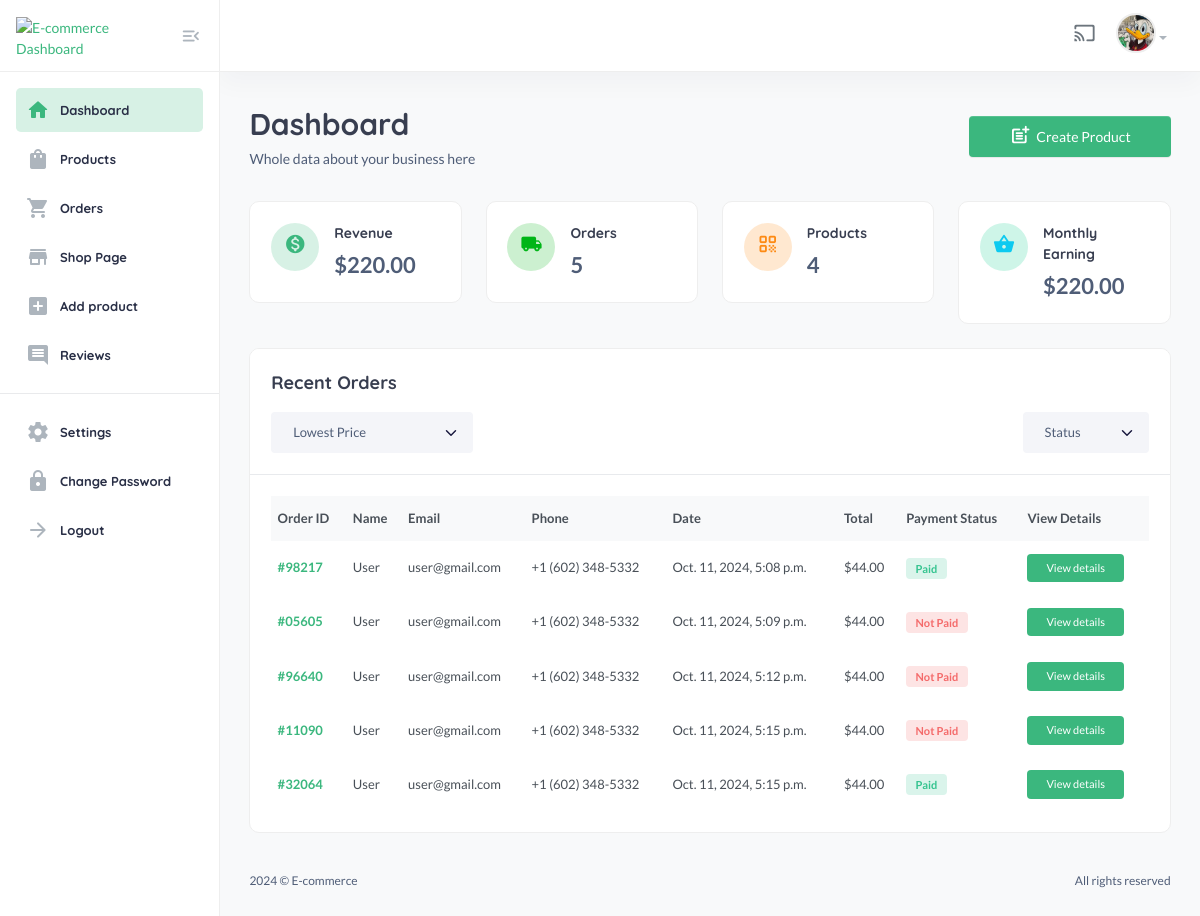
/useradmin/dashboard/ (signed in), run on an earlier commit of the app's database.
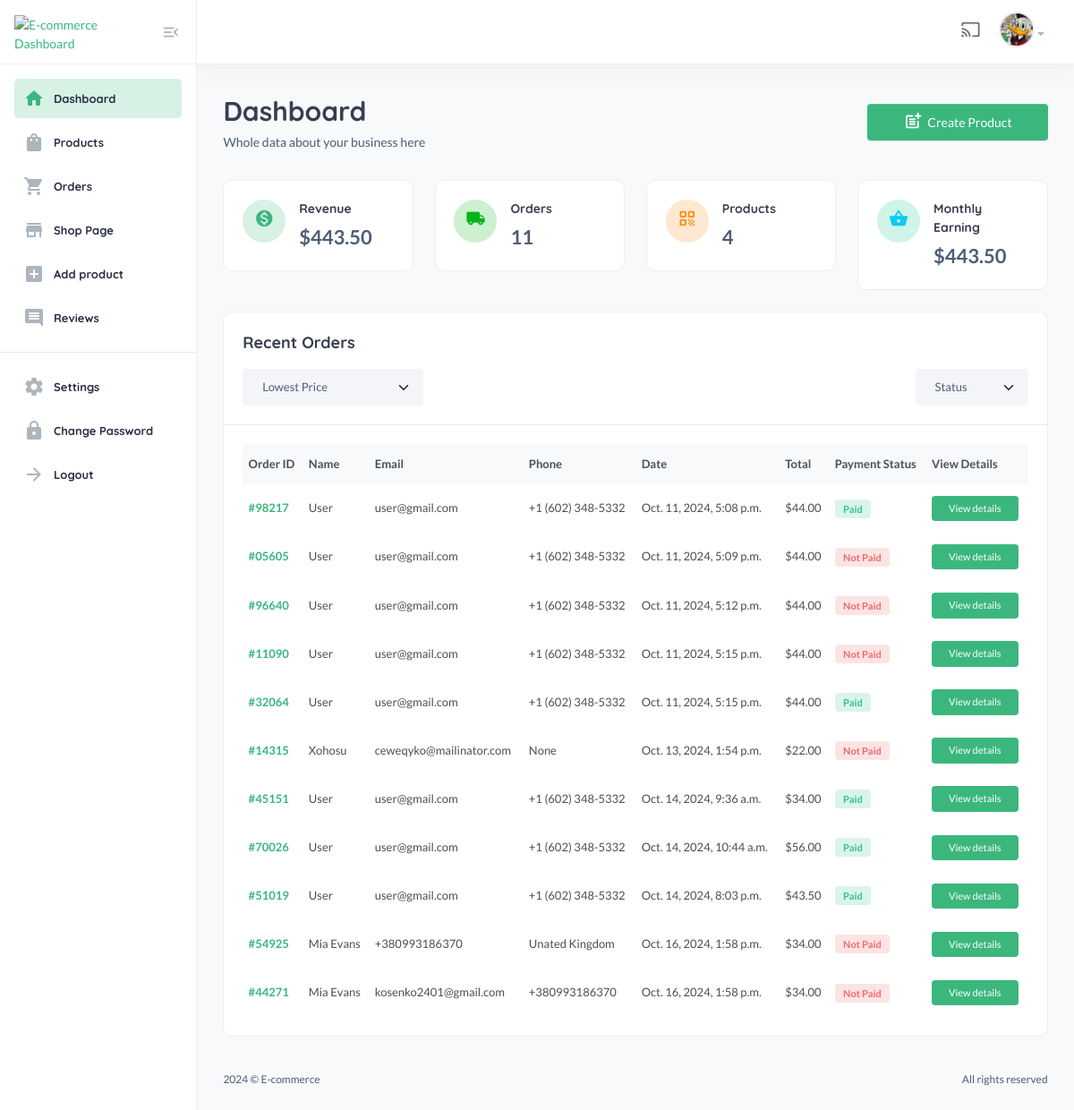
And on a later commit of the database.
### core/models.py (models this page shows)
class CartOrder(models.Model):
    user = models.ForeignKey(User, on_delete=models.SET_NULL, null=True)
    full_name = models.CharField(max_length=100, null=True, blank=True)
    email = models.CharField(max_length=100, null=True, blank=True)
    phone = models.CharField(max_length=100, null=True, blank=True)
    address = models.CharField(max_length=100, null=True, blank=True)
    city = models.CharField(max_length=100, null=True, blank=True)
    state = models.CharField(max_length=100, null=True, blank=True)
    country = models.CharField(max_length=100, null=True, blank=True)
    price = models.DecimalField(max_digits=12, decimal_places=2, default='0.00')
    saved = models.DecimalField(max_digits=12, decimal_places=2, default='0.00')
    coupons = models.ManyToManyField('core.Coupon', blank=True)
    shipping_method = models.CharField(max_length=100, null=True, blank=True)
    tracking_id = models.CharField(max_length=100, null=True, blank=True)
    tracking_website_address = models.CharField(max_length=100, null=True, blank=True)
    paid_status = models.BooleanField(default=False)
    order_date = models.DateTimeField(auto_now_add=True)
    product_status = models.CharField(choices=STATUS_CHOICE, max_length=30, default="processing", null=True, blank=True)
    sku = ShortUUIDField(null=True, blank=True, length=5, prefix="SKU", max_length=20, alphabet="1234567890")
    oid = ShortUUIDField(null=True, blank=True, length=5, max_length=20, alphabet="1234567890")
    stripe_payment_intent = models.CharField(max_length=1000, null=True, blank=True)
    class Meta:
        verbose_name_plural = 'Card Order'

### useradmin/decorators.py (the view)
    def wrapper(request, *args, **kwargs):
        if request.user.is_superuser != True:
            messages.warning(request, "You are not authorized to view this page!")
            return redirect('/user/sign-in/')
        return view_func(request, *args, **kwargs)

### core/context_processor.py (called while the page is built)
def default(request):
    categories = Category.objects.all()
    vendors = Vendor.objects.all()
    min_max_price = Product.objects.aggregate(Min('price'), Max('price'))
    try:
        wishlist = WishList.objects.filter(user=request.user)
    except:
        messages.warning(request, 'You need to login before accessing your wishlist.')
        wishlist = 0
    try:
         address = Address.objects.get(user=request.user)
    except:
        address = None
    return {
        'vendors': vendors,
        'wishlist': wishlist,
        'categories': categories,
        'address': address,
        'min_max_price': min_max_price,
    }

### templates/useradmin/dashboard.html (shortened to what the changed rows need)
{% extends 'useradmin/base.html' %}
{% load static %}
{% block content %}
<section class="content-main">
    <div class="content-header">
        <div>
            <h2 class="content-title card-title">Dashboard</h2>
        </div>
    </div>
    <div class="row">
        <div class="col-lg-3">
            <div class="card card-body mb-4">
                <article class="icontext">
                    <div class="text">
                        <h6 class="mb-1 card-title">Revenue</h6>
                        <span>${{revenue.price|floatformat:2}}</span>
                    </div>
                </article>
            </div>
        </div>
        <div class="col-lg-3">
            <div class="card card-body mb-4">
                <article class="icontext">
                    <div class="text">
                        <h6 class="mb-1 card-title">Orders</h6>
                        <span>{{total_orders_count.count}}</span>
                    </div>
                </article>
            </div>
        </div>
        <div class="col-lg-3">
            <div class="card card-body mb-4">
                <article class="icontext">
                    <div class="text">
                        <h6 class="mb-1 card-title">Monthly Earning</h6>
                        {% if monthly_revenue.price %}
                            <span>${{monthly_revenue.price|floatformat:2}}</span>
                        {% else %}
                            <span>No earning yet</span>
                        {% endif %}
                    </div>
                </article>
            </div>
        </div>
    </div>
    <div class="card mb-4">
        <div class="card-body">
            <div class="table-responsive">
                <div class="table-responsive">
                    <table class="table align-middle table-nowrap mb-0">
                        <thead class="table-light">
                            <tr>
                                <th class="align-middle" scope="col">Order ID</th>
                                <th class="align-middle" scope="col">Name</th>
                                <th class="align-middle" scope="col">Email</th>
                                <th class="align-middle" scope="col">Phone</th>
                                <th class="align-middle" scope="col">Date</th>
                                <th class="align-middle" scope="col">Total</th>
                                <th class="align-middle" scope="col">Payment Status</th>
                                <th class="align-middle" scope="col">View Details</th>
                            </tr>
                        </thead>
                        <tbody>
                        {% for l in latest_orders %}
                            <tr>
                                <td><a href="#" class="fw-bold">#{{l.oid}}</a></td>
                                <td>{{l.full_name|title}}</td>
                                <td>{{l.email}}</td>
                                <td>{{l.phone}}</td>
                                <td>{{l.order_date}}</td>
                                <td>${{l.price}}</td>
                                <td>
                                    {% if l.paid_status == True %}
                                        <span class="badge badge-pill badge-soft-success">Paid</span>
                                    {% else %}
                                       <span class="badge badge-pill badge-soft-danger">Not Paid</span>
                                    {% endif %}
                                </td>
                                <td>
                                    <a href="#" class="btn btn-xs"> View details</a>
                                </td>
                            </tr>
                            {% endfor %}
                        </tbody>
                    </table>
                </div>
            </div>
        </div>
    </div>
</section>
{% endblock %}

What changed in the data, as far as the page shows it:
added CartOrder: oid "14315", full_name "Xohosu", email "ceweqyko@mailinator.com", phone "None", order_date "Oct. 13, 2024, 1:54 p.m.", price "22.00", paid_status "Not Paid"
added CartOrder: oid "45151", full_name "User", email "user@gmail.com", phone "+1 (602) 348-5332", order_date "Oct. 14, 2024, 9:36 a.m.", price "34.00", paid_status "Paid"
added CartOrder: oid "70026", full_name "User", email "user@gmail.com", phone "+1 (602) 348-5332", order_date "Oct. 14, 2024, 10:44 a.m.", price "56.00", paid_status "Paid"
added CartOrder: oid "51019", full_name "User", email "user@gmail.com", phone "+1 (602) 348-5332", order_date "Oct. 14, 2024, 8:03 p.m.", price "43.50", paid_status "Paid"
added CartOrder: oid "54925", full_name "Mia Evans", email "+380993186370", phone "Unated Kingdom", order_date "Oct. 16, 2024, 1:58 p.m.", price "34.00", paid_status "Not Paid"
added CartOrder: oid "44271", full_name "Mia Evans", email "kosenko2401@gmail.com", phone "+380993186370", order_date "Oct. 16, 2024, 1:58 p.m.", price "34.00", paid_status "Not Paid"
Also different on the page:
{{ revenue.price|floatformat:2 }}: "220.00" → "443.50"
{{ total_orders_count.count }}: "5" → "11"
{{ monthly_revenue.price|floatformat:2 }}: "220.00" → "443.50"
